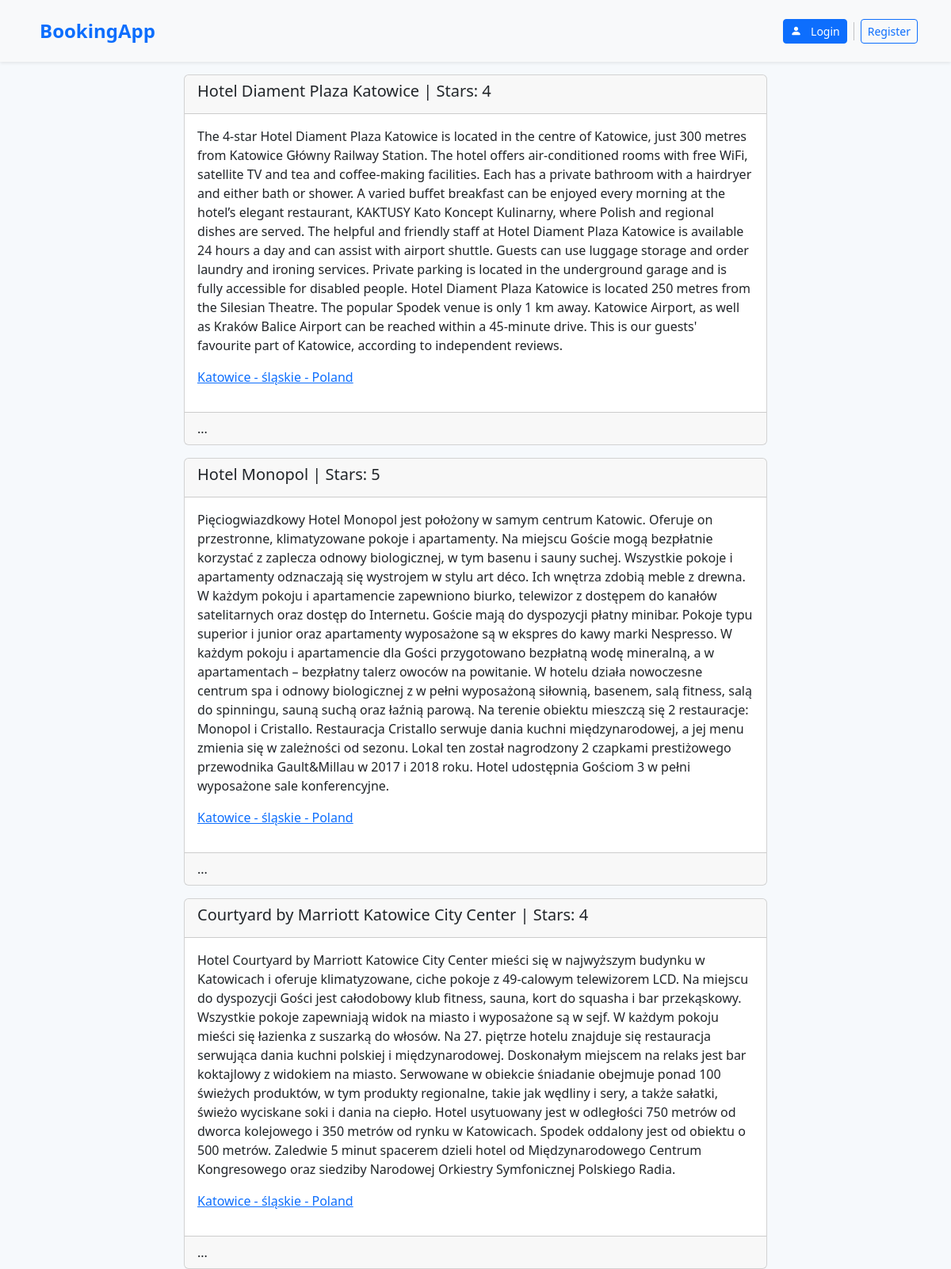
Page /city/2 on the committed database.
### base/models.py (models this page shows, shortened)
class Hotel(models.Model):
    name = models.CharField(max_length=100, unique=True)
    description = models.TextField()
    address = models.CharField(max_length=100)
    city = models.ForeignKey(City, related_name='hotels', on_delete=models.RESTRICT)
    stars = models.PositiveIntegerField()
    created_at = models.DateField(auto_now_add=True)
    updated_at = models.DateField(auto_now=True)
    category = models.ForeignKey(Category, related_name='hotels', on_delete=models.RESTRICT)
    objects = models.Manager()

class City(models.Model):
    name = models.CharField(max_length=100)
    province = models.ForeignKey(Province, related_name='cities', on_delete=models.CASCADE)
    photo = models.ImageField(null=True, blank=True)
    objects = CategoryQuerySet.as_manager()
    def __str__(self):
        return f"{self.name} - {self.province.name} - {self.province.country.name}"

class Province(models.Model):
    name = models.CharField(max_length=100, unique=True)
    country = models.ForeignKey(Country, related_name='provinces', on_delete=models.CASCADE)

class Country(models.Model):
    name = models.CharField(max_length=100, unique=True)

### base/views/core_views.py (the view)
# urls.py: path("city/<int:city_id>", core_views.CityListingView.as_view(), name='cityListing'),
class CityListingView(View):
    template_name = 'city.html'
    def get(self, request, *args, **kwargs):
        city_id = kwargs['city_id']
        city = City(pk=city_id)
        hotels = Hotel.objects.filter(city=city)
        context = {'hotels': hotels, 'city': city}
        return render(request,
                      template_name=self.template_name,
                      context=context)

### base/templates/city.html (shortened to what this page needs)
{% extends 'base.html' %}
{% load crispy_forms_tags %}
{% block content %}
<div class="row justify-content-center">
    <div class="col-12 col-md-8 col-lg-8">
        {% for hotel in hotels %}
            <div class="card mt-3">
                <div class="card-header">
                    <h5>{{ hotel.name }} | Stars: {{ hotel.stars }}</h5>
                </div>
                <div class="card-body">
                    <p>{{ hotel.description|safe }}</p>
                    <p><a href="{%  url 'cityListing' hotel.city.pk %}">{{ hotel.city }}</a></p>
                </div>
                <div class="card-footer">
                    ...
                </div>
            </div>
        {% endfor %}
    </div>
</div>
{% endblock %}

### base/templates/base.html (style rules this page uses)
body { background: #f6f9fc; }

### rows in the picture
Hotel: name "Hotel Diament Plaza Katowice", stars "4", description "The 4-star Hotel Diament Plaza Katowice is located in the centre of Katowice, just 300 metres from Katowice Główny Railway Station. The hotel offers air-conditioned rooms with free WiFi, satellite TV and tea and coffee-making facilities. Each has a private bathroom with a hairdryer and either bath or shower. A varied buffet breakfast can be enjoyed every morning at the hotel’s elegant restaurant, KAKTUSY Kato Koncept Kulinarny, where Polish and regional dishes are served. The helpful and friendly staff at Hotel Diament Plaza Katowice is available 24 hours a day and can assist with airport shuttle. Guests can use luggage storage and order laundry and ironing services. Private parking is…", city "Katowice - śląskie - Poland"
Hotel: name "Hotel Monopol", stars "5", description "Pięciogwiazdkowy Hotel Monopol jest położony w samym centrum Katowic. Oferuje on przestronne, klimatyzowane pokoje i apartamenty. Na miejscu Goście mogą bezpłatnie korzystać z zaplecza odnowy biologicznej, w tym basenu i sauny suchej. Wszystkie pokoje i apartamenty odznaczają się wystrojem w stylu art déco. Ich wnętrza zdobią meble z drewna. W każdym pokoju i apartamencie zapewniono biurko, telewizor z dostępem do kanałów satelitarnych oraz dostęp do Internetu. Goście mają do dyspozycji płatny minibar. Pokoje typu superior i junior oraz apartamenty wyposażone są w ekspres do kawy marki Nespresso. W każdym pokoju i apartamencie dla Gości przygotowano bezpłatną wodę mineralną, a w…", city "Katowice - śląskie - Poland"
Hotel: name "Courtyard by Marriott Katowice City Center", stars "4", description "Hotel Courtyard by Marriott Katowice City Center mieści się w najwyższym budynku w Katowicach i oferuje klimatyzowane, ciche pokoje z 49-calowym telewizorem LCD. Na miejscu do dyspozycji Gości jest całodobowy klub fitness, sauna, kort do squasha i bar przekąskowy. Wszystkie pokoje zapewniają widok na miasto i wyposażone są w sejf. W każdym pokoju mieści się łazienka z suszarką do włosów. Na 27. piętrze hotelu znajduje się restauracja serwująca dania kuchni polskiej i międzynarodowej. Doskonałym miejscem na relaks jest bar koktajlowy z widokiem na miasto. Serwowane w obiekcie śniadanie obejmuje ponad 100 świeżych produktów, w tym produkty regionalne, takie jak wędliny i sery, a także…", city "Katowice - śląskie - Poland"
